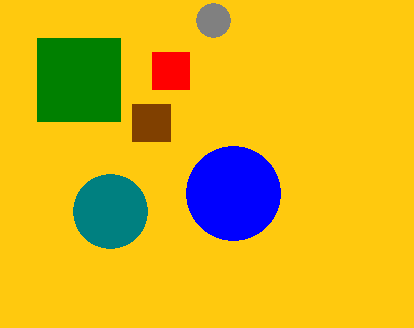
%> input picture color.jpg, 414 x 328 px
$ octave Final.m   (GNU Octave 9; MATLAB toolbox functions it lacks are replaced by stand-ins)
%> lines starting %> are read from the running program, lines starting %| are printed output that depends on the picture; in (x1, y1, x2, y2) boxes, pixels count from 0 and x2, y2 are one past the last pixel; in counts of white or black regions, pixels touching at a corner belong together; the program's own positions count from 1
% Reading the image
I1 = imread('color.jpg');
%> I1 is the input picture: size 328x414x3 uint8; mean R, G, B 218.1, 180.3, 29.9
%converting to gray scale
GRAY = rgb2gray(I1);
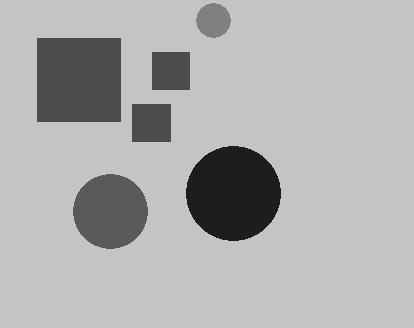
%> GRAY: size 328x414 uint8; min 29, max 196, mean 174.6
figure,
imshow(GRAY),
title('Gray Image');
threshold = graythresh(GRAY);
%> threshold = 0.633
% converting to B&W
BW = im2bw(GRAY, threshold);
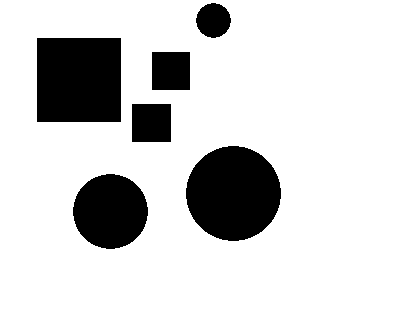
%> BW: size 328x414 logical; 83.6% white; 6 black regions, box (x1, y1, x2, y2) and area: (37, 38, 121, 122) 7056, (186, 146, 281, 241) 7033, (73, 174, 148, 249) 4373, (132, 104, 171, 142) 1482, (152, 52, 190, 90) 1444, (196, 3, 231, 38) 933
figure,
imshow(BW),
title('Binary Image ');
%Inverting the image
BW = ~ BW;
%> BW: size 328x414 logical; 16.4% white; 6 white regions
figure,
imshow(BW),
title('Inverted Binary Image');

%initialising j=0 for number of circles
j=0;
[label,n]=bwlabel(BW);
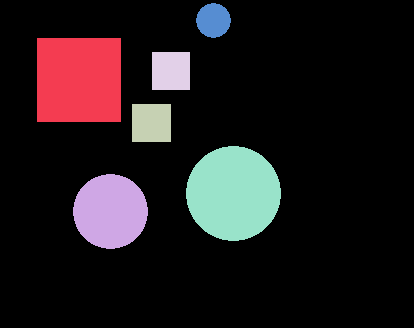
%> label: size 328x414 double; 7 distinct labels, from 0 to 6; one colour per label, 0 black
%> n = 6
n
%> n = 6
s=regionprops(label,'all');
%> s = 6 regions; largest, box (x1, y1, x2, y2), Area, Centroid, MajorAxisLength, MinorAxisLength and Eccentricity: (37, 38, 121, 122) 7056 [79.5 80.5] 96.99 96.99 0, (186, 146, 281, 241) 7033 [234 194] 94.64 94.64 0, (73, 174, 148, 249) 4373 [111 212] 74.63 74.63 0, (132, 104, 171, 142) 1482 [152 123.5] 45.03 43.88 0.225
%imshow(BW);
%testing for figure condition for the detected n number of shapes
for (i=1:n)
area=s(i).Area;
peri=s(i).Perimeter;
area=double(area)
peri=double(peri)
aspect= (peri*peri)/area;
aspect
% for a circle aspect= [(2*pi*r)*(2*pi*r)]/pi*r*r=12.46 < 15
%for a square aspect = 4s*4s/s*s = 16 >15
if (aspect < 15)
    ('Image is a circle')
    %incrementing the number of circles
    j=j+1;

else
    ('Image is a square')
end
end
%> this loop made 6 passes
%> (area, peri, aspect) on passes 1 to 6: (7056, 325, 14.97), (4373, 231.9, 12.29), (1482, 146.6, 14.51), (1444, 144.7, 14.5), (7033, 294.1, 12.29), (933, 106, 12.05)
('number of circles = ')
j-0
%> ans = 6
('number of squares = ')
n-j
%> ans = 0
